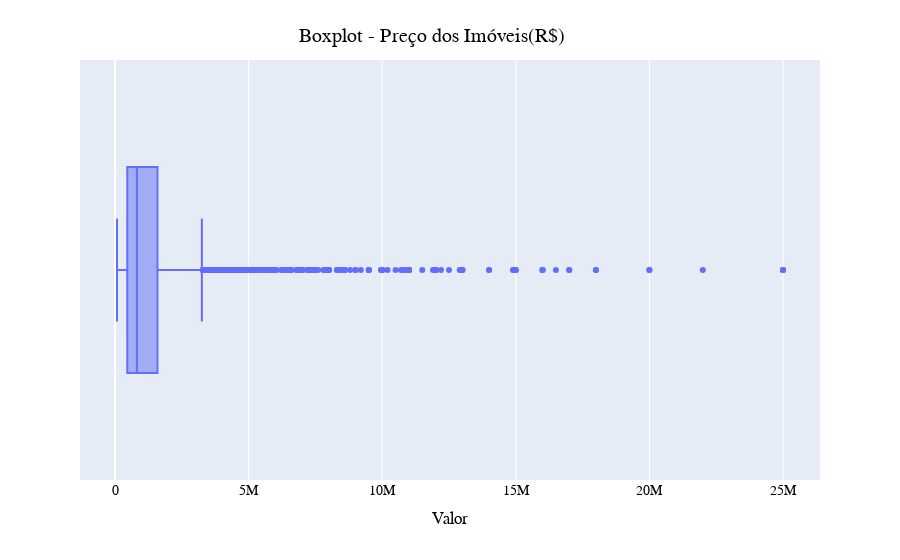

Notebook code cell kept with this figure:
### Markdown cell above
### <font style = 'font-size: 18px;'>Analisando individualmente as variáveis valor e area</font>
<ul style='font-size: 16px; line-height: 2; text-align: justify;'>

### Code cell
boxplot('Valor',raw_data,'Boxplot - Preço dos Imóveis(R$)')

### Figure 1 — Plotly figure (JSON) as saved in the notebook; plotly's stock layout.template omitted (floating-point values rounded to 4 significant figures; data arrays with more than 128 entries replaced by an {"elided": "..."} marker saying what was removed)
{"data": [{"alignmentgroup": "True", "hovertemplate": "Valor=%{x}<extra></extra>", "legendgroup": "", "marker": {"color": "#636efa"}, "name": "", "notched": false, "offsetgroup": "", "orientation": "h", "showlegend": false, "type": "box", "x": {"elided": "5000 int values"}, "x0": " ", "xaxis": "x", "y0": " ", "yaxis": "y"}], "layout": {"boxmode": "group", "font": {"color": "Black", "family": "Arial", "size": 14}, "legend": {"tracegroupgap": 0}, "margin": {"t": 60}, "title": {"text": "Boxplot - Preço dos Imóveis(R$)", "x": 0.48, "xanchor": "center", "y": 0.95, "yanchor": "top"}, "xaxis": {"anchor": "y", "domain": [0, 1], "title": {"text": "Valor"}}, "yaxis": {"anchor": "x", "domain": [0, 1]}}}
